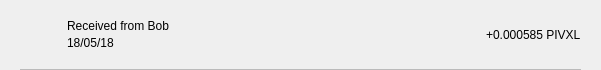
<?xml version="1.0" encoding="UTF-8"?>
<ui version="4.0">
 <class>TxRow</class>
 <widget class="QWidget" name="TxRow">
  <property name="geometry">
   <rect>
    <x>0</x>
    <y>0</y>
    <width>601</width>
    <height>70</height>
   </rect>
  </property>
  <property name="minimumSize">
   <size>
    <width>0</width>
    <height>40</height>
   </size>
  </property>
  <property name="windowTitle">
   <string>Form</string>
  </property>
  <layout class="QVBoxLayout" name="verticalLayout_3">
   <property name="spacing">
    <number>0</number>
   </property>
   <property name="leftMargin">
    <number>0</number>
   </property>
   <property name="topMargin">
    <number>0</number>
   </property>
   <property name="rightMargin">
    <number>0</number>
   </property>
   <property name="bottomMargin">
    <number>0</number>
   </property>
   <item>
    <widget class="QWidget" name="rowContainer" native="true">
     <layout class="QVBoxLayout" name="verticalLayout_2">
      <property name="spacing">
       <number>9</number>
      </property>
      <property name="leftMargin">
       <number>20</number>
      </property>
      <property name="topMargin">
       <number>9</number>
      </property>
      <property name="rightMargin">
       <number>20</number>
      </property>
      <property name="bottomMargin">
       <number>0</number>
      </property>
      <item>
       <widget class="QFrame" name="frame">
        <property name="styleSheet">
         <string notr="true">border:none;</string>
        </property>
        <property name="frameShape">
         <enum>QFrame::StyledPanel</enum>
        </property>
        <property name="frameShadow">
         <enum>QFrame::Raised</enum>
        </property>
        <layout class="QHBoxLayout" name="horizontalLayout" stretch="0,2,0">
         <property name="leftMargin">
          <number>0</number>
         </property>
         <property name="topMargin">
          <number>0</number>
         </property>
         <property name="rightMargin">
          <number>0</number>
         </property>
         <property name="bottomMargin">
          <number>0</number>
         </property>
         <item>
          <widget class="QPushButton" name="icon">
           <property name="focusPolicy">
            <enum>Qt::NoFocus</enum>
           </property>
           <property name="styleSheet">
            <string notr="true">border:none;</string>
           </property>
           <property name="text">
            <string/>
           </property>
           <property name="iconSize">
            <size>
             <width>28</width>
             <height>28</height>
            </size>
           </property>
          </widget>
         </item>
         <item>
          <layout class="QVBoxLayout" name="verticalLayout">
           <property name="spacing">
            <number>3</number>
           </property>
           <property name="leftMargin">
            <number>9</number>
           </property>
           <item>
            <widget class="QLabel" name="lblAddress">
             <property name="styleSheet">
              <string notr="true"/>
             </property>
             <property name="text">
              <string>Received from Bob</string>
             </property>
             <property name="alignment">
              <set>Qt::AlignBottom|Qt::AlignLeading|Qt::AlignLeft</set>
             </property>
            </widget>
           </item>
           <item>
            <widget class="QLabel" name="lblDate">
             <property name="styleSheet">
              <string notr="true"/>
             </property>
             <property name="text">
              <string>18/05/18</string>
             </property>
             <property name="alignment">
              <set>Qt::AlignLeading|Qt::AlignLeft|Qt::AlignTop</set>
             </property>
            </widget>
           </item>
          </layout>
         </item>
         <item>
          <widget class="QLabel" name="lblAmount">
           <property name="styleSheet">
            <string notr="true"/>
           </property>
           <property name="text">
            <string>+0.000585 PIVXL</string>
           </property>
          </widget>
         </item>
        </layout>
       </widget>
      </item>
      <item>
       <widget class="QLabel" name="lblDivisory">
        <property name="minimumSize">
         <size>
          <width>0</width>
          <height>1</height>
         </size>
        </property>
        <property name="maximumSize">
         <size>
          <width>16777215</width>
          <height>1</height>
         </size>
        </property>
        <property name="styleSheet">
         <string notr="true">background-color:#bababa;</string>
        </property>
        <property name="text">
         <string/>
        </property>
        <property name="alignment">
         <set>Qt::AlignBottom|Qt::AlignLeading|Qt::AlignLeft</set>
        </property>
       </widget>
      </item>
     </layout>
    </widget>
   </item>
  </layout>
 </widget>
 <resources/>
 <connections/>
</ui>
